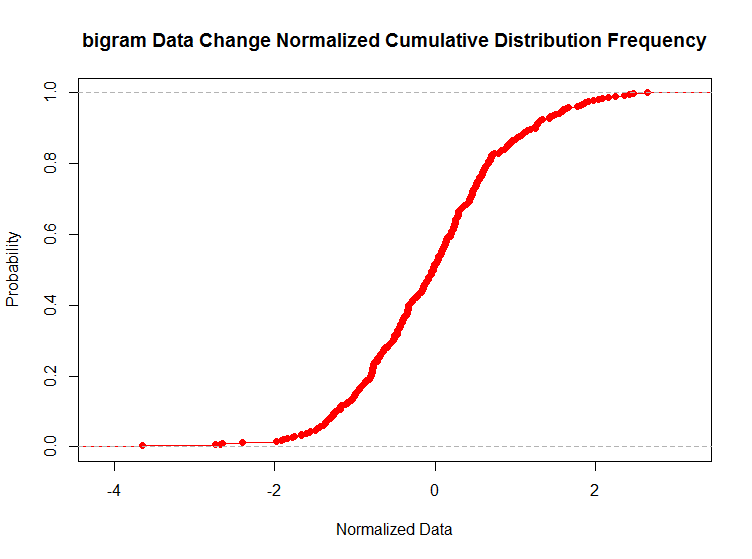

Source code (R):
dp1 <- read.table('biJackardDistance', header=FALSE)
cumulative_distribution <- dp1[,1]
title <- "bigram Data Change Normalized Cumulative Distribution Frequency"
xlab <- "Normalized Data"
ylab <- "Probability"
X1 = rnorm(cumulative_distribution)
P1 = ecdf(X1)
plot(P1, main=title, xlab=xlab, ylab=ylab,col="red", )
